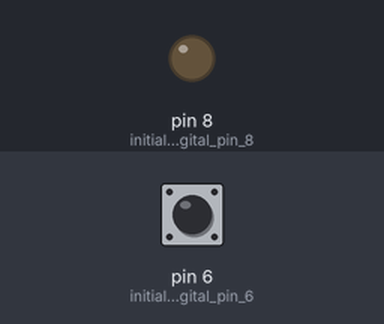
This sketch was run on a simulated Arduino Uno, built with avr-gcc and run on an emulated ATmega328P. Shown: output pins drawn as LEDs (lit = HIGH). The test bench sets the inputs (shaded band); at power-on: pin 6 (initialize_digital_pin_6) HIGH. Random numbers use the default seed unless the sketch sets one.

Above: at 1.2 s.
1.3 s: pin 6 (initialize_digital_pin_6) pulled LOW for 3.2 s
At 5.1 s:
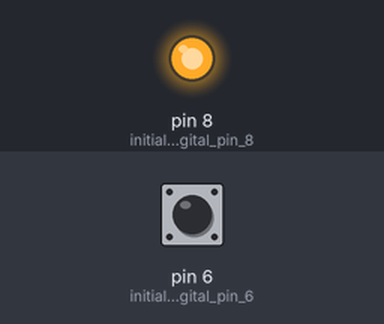
Timing chart, 0 to 6.8 s (numbered marks = the images above; inputs shaded):
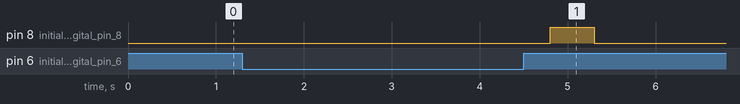

Measured:
- after the input at 1.3 s, pin 8 (initialize_digital_pin_8): LOW → HIGH after 3.5 s, → LOW 0.50 s later

The sketch:

2_relay_and_button.ino
```cpp
/*
  Relay and Button
  2.00b Electronics Tutorial!

  After pressing the button, the relay MAY or MAY NOT activate
  Questions?
  [Victor Hung](vhung@mit.edu)
*/

void setup() {
  pinMode(8, OUTPUT);                  // initialize digital pin 8 as our output (relay)
  pinMode(6, INPUT_PULLUP);            // initialize digital pin 6 as our button
}

void loop() {
  if (digitalRead(6) == LOW) {
    int randNumber = random(0, 3);     // Select a random number between 0 and 3 (upper bound 3 is exclusive)

    delay(500);                       // Let's build some suspense

    if (randNumber == 0) {             // If it was 0 then we proceed with writing HIGH
      digitalWrite(8, HIGH);           // turn the relay on (HIGH is the voltage level)
      delay(500);                      // wait half a second
      digitalWrite(8, LOW);            // turn the relay off by making the voltage LOW
    }
  }
}
```
